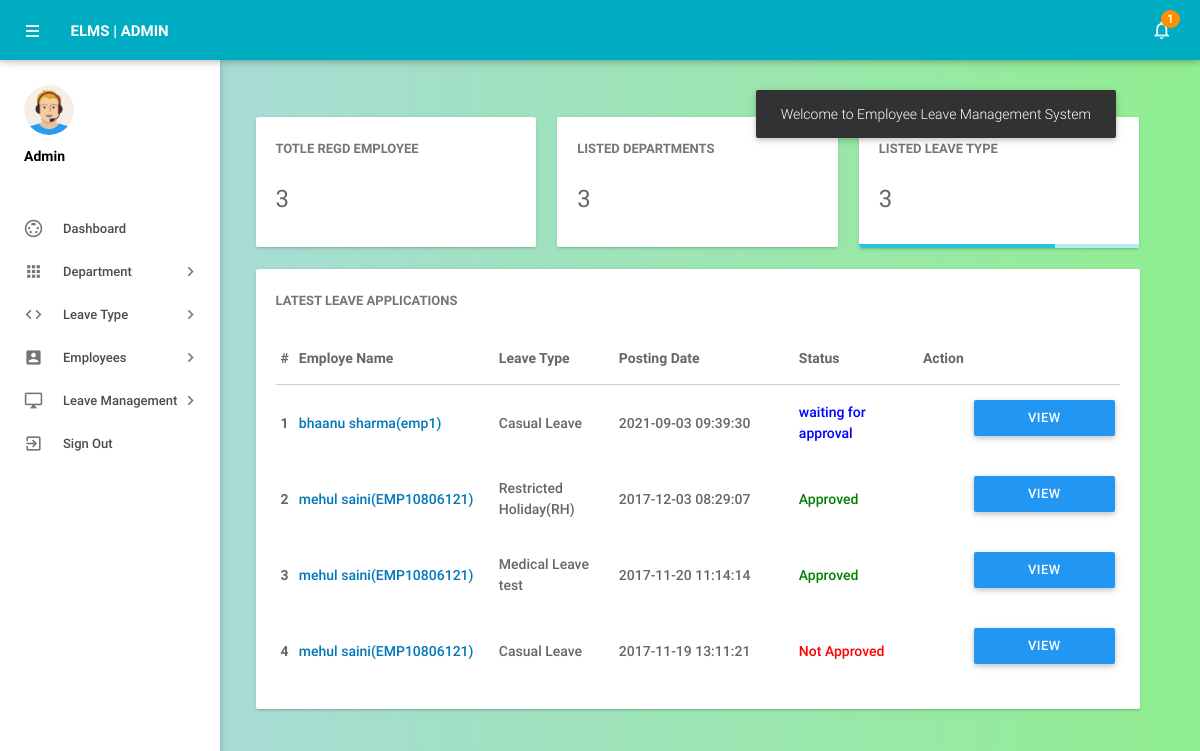
Screenshot of /admin/dashboard.php (signed in) with the database file from the repository.
### tables this page shows
CREATE TABLE `tblleaves` (
  `id` int(11) NOT NULL,
  `LeaveType` varchar(110) NOT NULL,
  `ToDate` varchar(120) NOT NULL,
  `FromDate` varchar(120) NOT NULL,
  `Description` mediumtext NOT NULL,
  `PostingDate` timestamp NOT NULL DEFAULT current_timestamp(),
  `AdminRemark` mediumtext DEFAULT NULL,
  `AdminRemarkDate` varchar(120) DEFAULT NULL,
  `Status` int(1) NOT NULL,
  `IsRead` int(1) NOT NULL,
  `empid` int(11) DEFAULT NULL
);

CREATE TABLE `tblemployees` (
  `id` int(11) NOT NULL,
  `EmpId` varchar(100) NOT NULL,
  `FirstName` varchar(150) NOT NULL,
  `LastName` varchar(150) NOT NULL,
  `EmailId` varchar(200) NOT NULL,
  `Password` varchar(180) NOT NULL,
  `Gender` varchar(100) NOT NULL,
  `Dob` varchar(100) NOT NULL,
  `Department` varchar(255) NOT NULL,
  `Address` varchar(255) NOT NULL,
  `City` varchar(200) NOT NULL,
  `Country` varchar(150) NOT NULL,
  `Phonenumber` char(11) NOT NULL,
  `Status` int(1) NOT NULL,
  `RegDate` timestamp NOT NULL DEFAULT current_timestamp()
);

### admin/dashboard.php (the view, shortened to what this page needs)
<?php
include('includes/config.php');
if(strlen($_SESSION['alogin'])==0)
    {
header('location:index.php');
}
else{
?>
<!DOCTYPE html>
<html lang="en">
    <head>
        <link type="text/css" rel="stylesheet" href="../assets/plugins/materialize/css/materialize.min.css"/>
        <link href="../assets/plugins/metrojs/MetroJs.min.css" rel="stylesheet">
        <link href="../assets/plugins/weather-icons-master/css/weather-icons.min.css" rel="stylesheet">
        <link href="../assets/css/alpha.min.css" rel="stylesheet" type="text/css"/>
        <link href="../assets/css/custom.css" rel="stylesheet" type="text/css"/>
        <link href="../assets/css/alpha.css" rel="stylesheet" type="text/css"/>
    </head>
    <body>
           <?php include('includes/header.php');?>
       <?php include('includes/sidebar.php');?>
            <main class="mn-inner">
                <div class="middle-content">
                    <div class="row no-m-t no-m-b">
                    <div class="col s12 m12 l4">
                        <div class="card stats-card">
                            <div class="card-content">
                                <span class="card-title">Totle Regd Employee</span>
                                <span class="stats-counter">
<?php
$sql = "SELECT id from tblemployees";
$query = $dbh -> prepare($sql);
$query->execute();
$empcount=$query->rowCount();
?>
                                    <span class="counter"><?php echo htmlentities($empcount);?></span></span>
                            </div>
                            <div id="sparkline-bar"></div>
                        </div>
                    </div>
                        <div class="col s12 m12 l4">
                        <div class="card stats-card">
                            <div class="card-content">
                                <span class="card-title">Listed Departments </span>
    <?php
$sql = "SELECT id from tbldepartments";
$query = $dbh -> prepare($sql);
$query->execute();
$dptcount=$query->rowCount();
?>
                                <span class="stats-counter"><span class="counter"><?php echo htmlentities($dptcount);?></span></span>
                            </div>
                            <div id="sparkline-line"></div>
                        </div>
                    </div>
                    <div class="col s12 m12 l4">
                        <div class="card stats-card">
                            <div class="card-content">
                                <span class="card-title">Listed leave Type</span>
                                    <?php
$sql = "SELECT id from  tblleavetype";
$query = $dbh -> prepare($sql);
$query->execute();
$leavtypcount=$query->rowCount();
?>
                                <span class="stats-counter"><span class="counter"><?php echo htmlentities($leavtypcount);?></span></span>
                            </div>
                            <div class="progress stats-card-progress">
                                <div class="determinate" style="width: 70%"></div>
                            </div>
                        </div>
                    </div>
                </div>
                    <div class="row no-m-t no-m-b">
                        <div class="col s12 m12 l12">
                            <div class="card invoices-card">
                                <div class="card-content">
                                    <span class="card-title">Latest Leave Applications</span>
                             <table id="example" class="display responsive-table ">
                                    <thead>
                                        <tr>
                                            <th>#</th>
                                            <th width="200">Employe Name</th>
                                            <th width="120">Leave Type</th>
                                             <th width="180">Posting Date</th>
                                            <th>Status</th>
                                            <th align="center">Action</th>
                                        </tr>
                                    </thead>
                                    <tbody>
<?php $sql = "SELECT tblleaves.id as lid,tblemployees.FirstName,tblemployees.LastName,tblemployees.EmpId,tblemployees.id,tblleaves.LeaveType,tblleaves.PostingDate,tblleaves.Status from tblleaves join tblemployees on tblleaves.empid=tblemployees.id order by lid desc limit 6";
$query = $dbh -> prepare($sql);
$query->execute();
$results=$query->fetchAll(PDO::FETCH_OBJ);
$cnt=1;
if($query->rowCount() > 0)
{
foreach($results as $result)
{
      ?>
                                        <tr>
                                            <td> <b><?php echo htmlentities($cnt);?></b></td>
                                              <td><a href="editemployee.php?empid=<?php echo htmlentities($result->id);?>" target="_blank"><?php echo htmlentities($result->FirstName." ".$result->LastName);?>(<?php echo htmlentities($result->EmpId);?>)</a></td>
                                            <td><?php echo htmlentities($result->LeaveType);?></td>
                                            <td><?php echo htmlentities($result->PostingDate);?></td>
                                                                       <td><?php $stats=$result->Status;
if($stats==1){
                                             ?>
                                                 <span style="color: green">Approved</span>
                                                 <?php } if($stats==2)  { ?>
                                                <span style="color: red">Not Approved</span>
                                                 <?php } if($stats==0)  { ?>
 <span style="color: blue">waiting for approval</span>
 <?php } ?>
                                             </td>
          <td>
           <td><a href="leave-details.php?leaveid=<?php echo htmlentities($result->lid);?>" class="waves-effect waves-light btn blue m-b-xs"  > View Details</a></td>
                                    </tr>
                                         <?php $cnt++;} }?>
                                    </tbody>
                                </table>
                                </div>
                            </div>
                        </div>
                    </div>
                </div>
            </main>
        </div>
    </body>
</html>
<?php } ?>

### assets/css/alpha.css (style rules this page uses)
html, body, .mn-content { font-size: 14px; height: 100%; width: 100%; background-image: linear-gradient(to right, lightblue, lightgreen); }
html { font-weight: 500; color: rgba(0,0,0,0.6); }
body { background-image: linear-gradient(to right, lightblue, lightgreen); overflow-y: auto!important; overflow-x: hidden; }
a { color: #0277bb; }
.btn, .btn-flat { font-weight: 500; font-size: 13px; }
@media (min-width: 993px) { .mn-content.fixed-sidebar .mn-inner { padding-left: 245px; width: 100%; } }
.no-m-t { margin-top: 0!important; }
.no-m-b { margin-bottom: 0!important; }
.m-b-xs { margin-bottom: 10px; }
.middle-content { padding-top: 25px; padding-right: 25px; float: left; width: calc(100% - 220px)!important; }
.mn-inner { padding: 25px 25px 9.5px 25px; min-height: calc(100% - 181px); }
@media only screen and (min-width: 993px) and (max-width: 1200px) { .middle-content { width: 100%!important; } }
.card, .card-panel { box-shadow: 0 2px 2px 0 rgba(0, 0, 0, 0.05), 0 3px 1px -2px rgba(0, 0, 0, 0.08), 0 1px 5px 0 rgba(0, 0, 0, 0.08); position: relative; }
.card > .card-content > .card-title, .card-panel > .card-content > .card-title, .card > .card-reveal > .card-title { line-height: 24px; font-size: 13px; font-weight: bold; display: block; margin-bottom: 20px; text-transform: uppercase; color: rgba(0,0,0,0.54); }
.stats-counter { float: left; font-size: 24px; font-weight: 400; color: rgba(0,0,0,0.6); margin-bottom: 0px!important; display: block; }
#sparkline-bar { height: 40px; margin-top: -30px; }
#sparkline-line { height: 42px; margin-top: -32px; }
.stats-card-progress { background: #b2ebf2; border-bottom-left-radius: 2px!important; border-bottom-right-radius: 2px!important; }
.stats-card-progress .determinate { background: #26c6da; border-bottom-left-radius: 2px; }
.stats-card .card-content { z-index: 2; position: relative; overflow: hidden; }
.invoices-card table tbody tr:last-child { border: 0; }
.progress { border-radius: 0px; }

### rows the page displays
tblleaves: tblemployees.FirstName+LastName "bhaanu sharma", tblemployees.EmpId "emp1", LeaveType "Casual Leave", PostingDate "2021-09-03 09:39:30", Status "waiting for approval"
tblleaves: tblemployees.FirstName+LastName "mehul saini", tblemployees.EmpId "EMP10806121", LeaveType "Restricted Holiday(RH)", PostingDate "2017-12-03 08:29:07", Status "Approved"
tblleaves: tblemployees.FirstName+LastName "mehul saini", tblemployees.EmpId "EMP10806121", LeaveType "Medical Leave test", PostingDate "2017-11-20 11:14:14", Status "Approved"
tblleaves: tblemployees.FirstName+LastName "mehul saini", tblemployees.EmpId "EMP10806121", LeaveType "Casual Leave", PostingDate "2017-11-19 13:11:21", Status "Not Approved"

### other values shown
$unreadcount "1"
$empcount "3"
$dptcount "3"
$leavtypcount "3"
